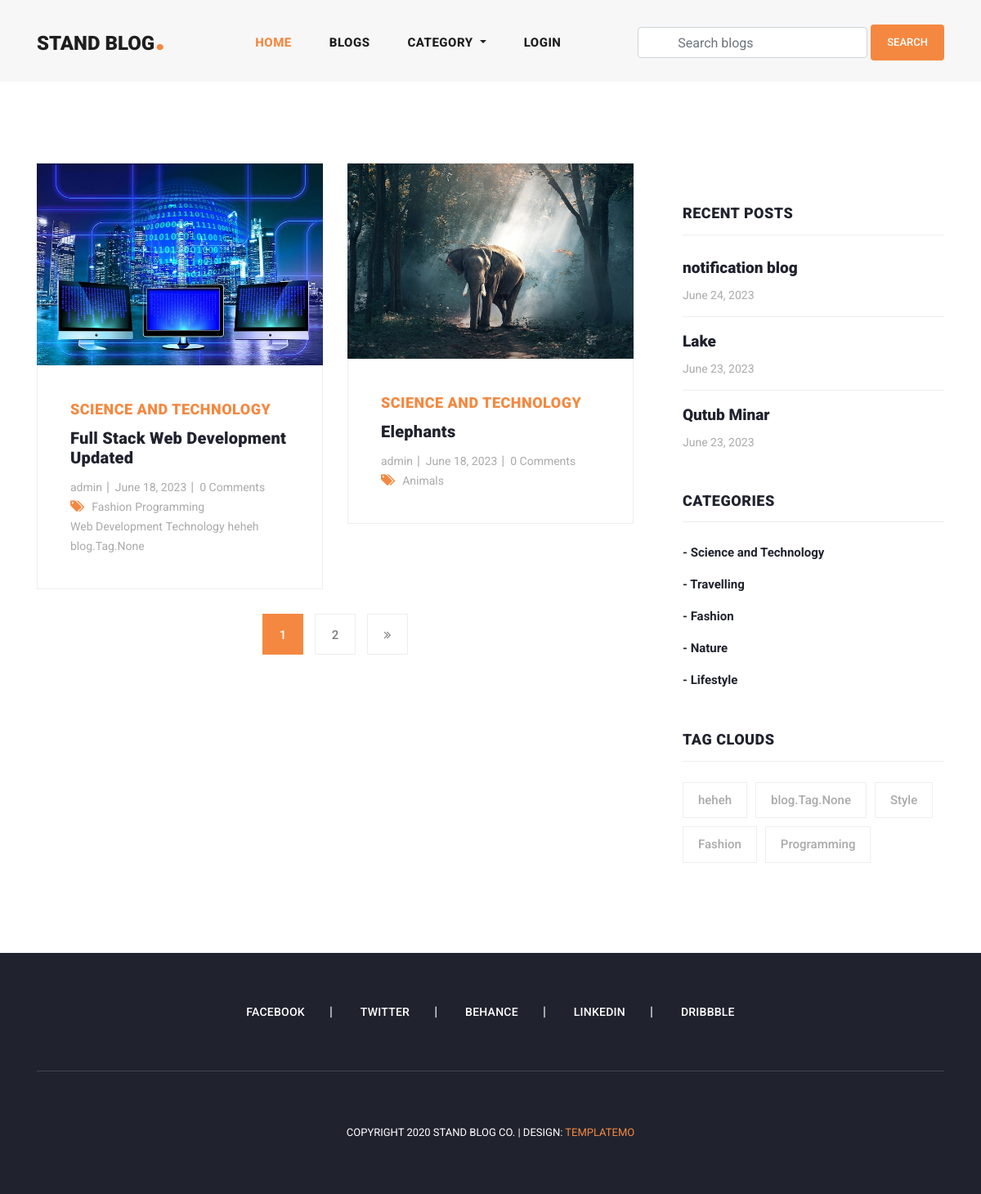
The app's page /category_blogs/science-and-technology/, older data.
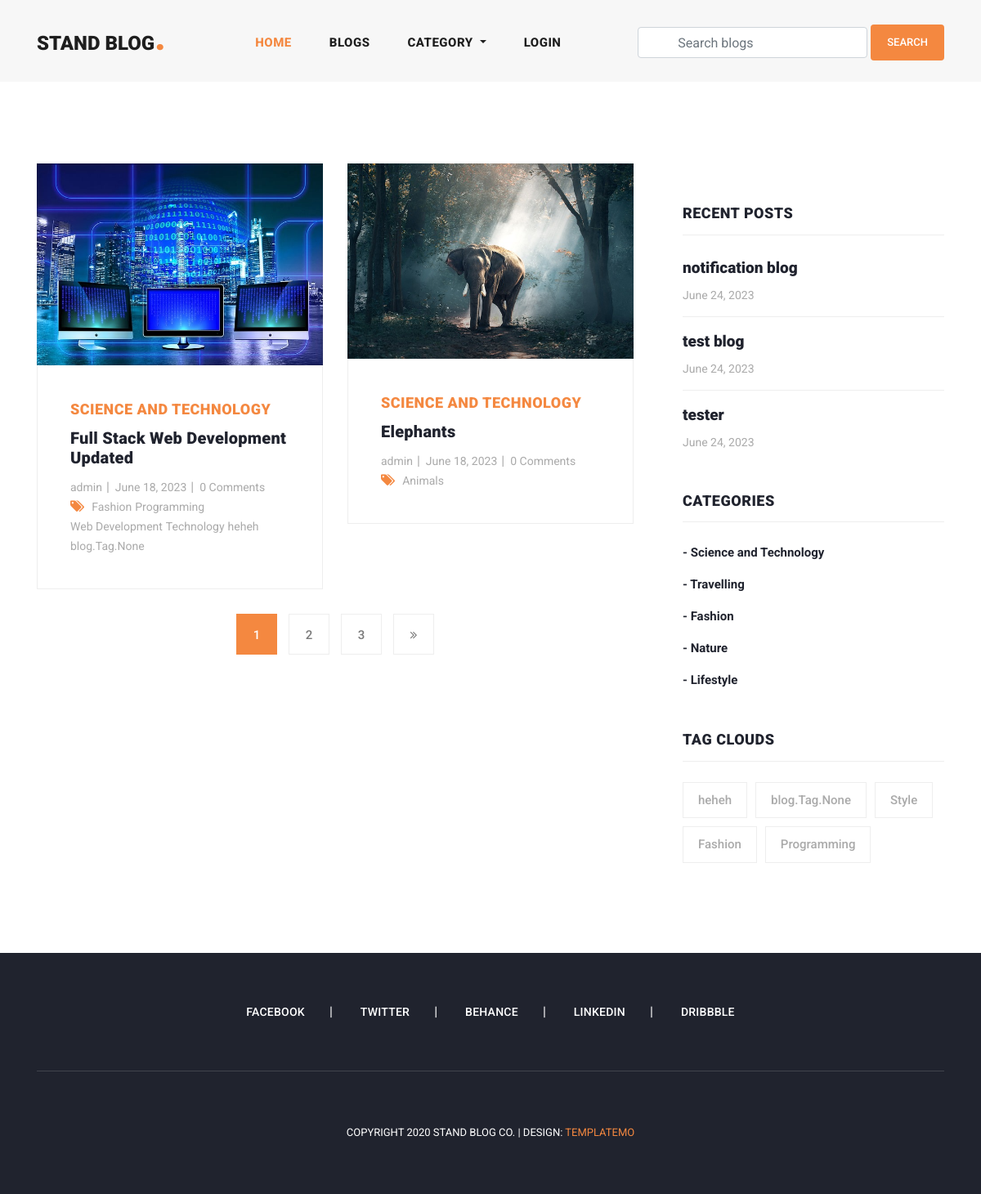
The same page, newer data.
### blog/models.py (models this page shows, shortened)
class Blog(models.Model):
    user = models.ForeignKey(
        User,
        related_name='user_blogs',
        on_delete=models.CASCADE
    )
    category = models.ForeignKey(
        Category,
        related_name='category_blogs',
        on_delete=models.CASCADE
    )
    tags = models.ManyToManyField(
        Tag,
        related_name='tag_blogs',
        blank=True
    )
    likes = models.ManyToManyField(
        User,
        related_name='user_likes',
        blank=True
    )
    title = models.CharField(
        max_length=250
    )
    slug = models.SlugField(null=True, blank=True)
    banner = models.ImageField(upload_to='blog_banners')
    description = RichTextField()
    created_date = models.DateField(auto_now_add=True)

class Category(models.Model):
    title = models.CharField(max_length=150, unique=True)
    slug = models.SlugField(null=True, blank=True)
    created_date = models.DateField(auto_now_add=True)

class Tag(models.Model):
    title = models.CharField(max_length=150)
    slug = models.SlugField(null=True, blank=True)
    created_date = models.DateField(auto_now_add=True)

### user_profile/models.py (models this page shows, shortened)
class User(AbstractUser):
    email = models.EmailField(
        max_length=150,
        unique=True,
        error_messages={
            "unique": "The email must be unique"
        }
    )
    profile_image = models.ImageField(
        null=True,
        blank=True,
        upload_to="profile_images"
    )
    followers = models.ManyToManyField("Follow")
    REQUIRED_FIELDS = ["email"]
    objects = CustomUserManager()

### blog/views.py (the view)
# urls.py: path('category_blogs/<str:slug>/', category_blogs, name='category_blogs'),
def category_blogs(request, slug):
    category = get_object_or_404(Category, slug=slug)
    queryset = category.category_blogs.all()
    tags = Tag.objects.order_by('-created_date')[:5]
    page = request.GET.get('page', 1)
    paginator = Paginator(queryset, 2)
    all_blogs = Blog.objects.order_by('-created_date')[:5]
    try:
        blogs = paginator.page(page)
    except EmptyPage:
        blogs = paginator.page(1)
    except PageNotAnInteger:
        blogs = paginator.page(1)
        return redirect('blogs')
    context = {
        "blogs": blogs,
        "tags": tags,
        "all_blogs": all_blogs
    }
    return render(request, 'category_blogs.html', context)

### blog/context_processors.py (called while the page is built)
def get_all_categories(request):
    categories = Category.objects.all()
    context = {
        "categories": categories
    }
    return context

### user_profile/context_processors.py (called while the page is built, shortened)
def user_notifications(request):
    context = {}
    return context

### templates/category_blogs.html (shortened to what this page needs)
{% extends 'base.html' %}
{% load static %}
{% block content %}
<section class="blog-posts grid-system">
    <div class="container">
        <div class="row">
            <div class="col-lg-8">
                <div class="all-blog-posts">
                    <div class="row">
                        {% for blog in blogs %}
                        {% include 'blog_card.html' %}
                        {% endfor %}
                        <div class="col-lg-12">
                            {% include 'pagination.html' %}
                        </div>
                    </div>
                </div>
            </div>
            {% include 'sidebar.html' with blogs=all_blogs %}
        </div>
    </div>
</section>
{% endblock content %}

### templates/blog_card.html (shortened to what this page needs)
{% load static %}
<div class="col-lg-6">
    <div class="blog-post">
        <div class="blog-thumb">
            <img src="{{blog.banner.url}}" alt="">
        </div>
        <div class="down-content">
            <span>{{blog.category.title}}</span>
            <a href="{% url 'blog_details' blog.slug %}">
                <h4>{{blog.title}}</h4>
            </a>
            <ul class="post-info">
                <li><a href="{% url 'view_user_information' blog.user.username %}">{{blog.user.username}}</a></li>
                <li><a href="#">{{blog.created_date}}</a></li>
                <li><a href="#">{{blog.blog_comments.all.count}} Comments</a></li>
            </ul>
            <div class="post-options">
                <div class="row">
                    <div class="col-lg-12">
                        <ul class="post-tags">
                            <li><i class="fa fa-tags"></i></li>
                            {% if blog.tags.all.count > 0 %}
                            {% for tag in blog.tags.all %}
                            <li><a href="#">{{tag.title}}</a></li>
                            {% endfor %}
                            {% endif %}
                        </ul>
                    </div>
                </div>
            </div>
        </div>
    </div>
</div>

### templates/sidebar.html
<div class="col-lg-4">
    <div class="sidebar">
        <div class="row">
            <div class="col-lg-12">
                <div class="sidebar-item recent-posts">
                    <div class="sidebar-heading">
                        <h2>Recent Posts</h2>
                    </div>
                    <div class="content">
                        <ul>
                            {% for blog in blogs|slice:"3" %}
                            <li><a href="#">
                                    <h5>{{blog.title}}</h5>
                                    <span>{{blog.created_date}}</span>
                                </a></li>
                            {% endfor %}
                        </ul>
                    </div>
                </div>
            </div>
            <div class="col-lg-12">
                <div class="sidebar-item categories">
                    <div class="sidebar-heading">
                        <h2>Categories</h2>
                    </div>
                    <div class="content">
                        <ul>
                            {% for category in categories %}
                            <li><a href="{% url 'category_blogs' category.slug %}">- {{category.title}}</a></li>
                            {% endfor %}
                        </ul>
                    </div>
                </div>
            </div>
            <div class="col-lg-12">
                <div class="sidebar-item tags">
                    <div class="sidebar-heading">
                        <h2>Tag Clouds</h2>
                    </div>
                    <div class="content">
                        <ul>
                            {% for tag in tags %}
                            <li><a href="{% url 'tag_blogs' tag.slug %}">{{tag.title}}</a></li>
                            {% endfor %}
                        </ul>
                    </div>
                </div>
            </div>
        </div>
    </div>
</div>

Row changes from the older to the newer data that the page shows:
no longer on this page (row unchanged): Blog: title "Lake", created_date "June 23, 2023", shown under "RECENT POSTS"
no longer on this page (row unchanged): Blog: title "Qutub Minar", created_date "June 23, 2023", shown under "RECENT POSTS"
added Blog: title "test blog", created_date "June 24, 2023", shown under "RECENT POSTS"
added Blog: title "tester", created_date "June 24, 2023", shown under "RECENT POSTS"
Text that changed along with them:
new list line: "3"
